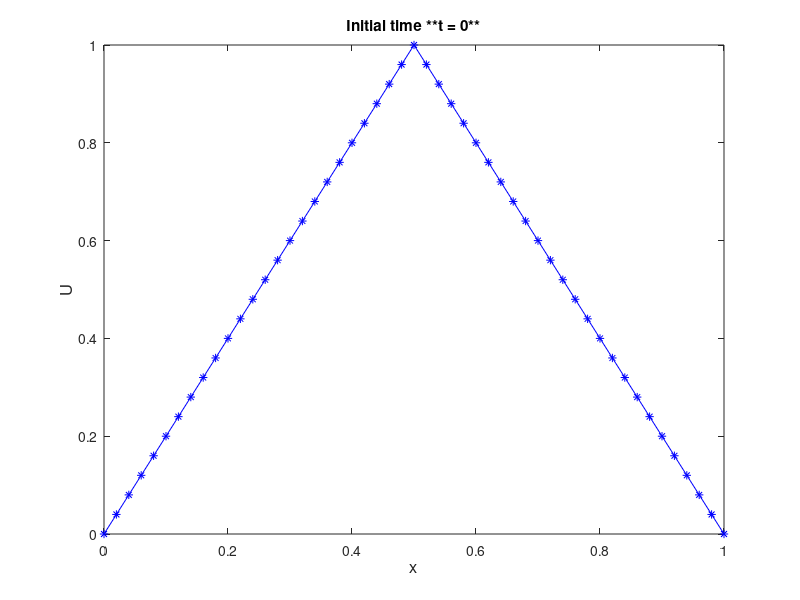

This chart was generated by the following MATLAB code: (Note: this script raises an error after producing the figure.)
% TAREA
%                       ONDAS TÉRMICAS

% Una onda térmica es la respuesta de un medio a una fuente de 
% calentamiento periódico (Figura). Cuando una fuente de energía 
% incide sobre la superficie de un sólido opaco, el sólido absorberá
% parte de esta energía y producirá un flujo localizado de calor. Si la
% fuente de calor es modulada, un flujo periódico es producido por la 
% muestra. El resultado de este flujo de calor se llama onda térmica. 
% Las ondas térmicas pueden ser producidas en el interior de un material
% que haya absorbido energía. Estas ondas interactuarán con las 
% características térmica de un material de una manera análoga como la
% luz interacciona con las características ópticas en los procesos de 
% dispersión, reflexión y refracción en las interfaces. De está manera
% las ondas térmicas pueden ser usadas para la evaluación y mapeo de 
% materiales.
%
% Encontrar la solucion numerica con el método explicito del problema
%
%       Ut - alfa*Uxx = 0      con  alfa =1
%       U(x,0) = 2*x        si 0<=x<=1/2
%                2 - 2*x    si 1/2<x<=1
%       U(0,t) = A*sin(2*w*t); U(1,t) = A*cos( w/2 * t)
%
% usando A=1,2  y w=100 . Ademas
%      (i) J   = 40; dt  = 0.00031; alfa = 1.0
%     (ii) J   = 40; dt  = 0.00031; alfa = 2.0
%    (iii) J   = 40; dt  = 0.00031; alfa = 0.5
%     (iv) J   = 50; dt  = 0.00031; alfa = 1.0
%      (v) J   = 50; dt  = 0.00031; alfa = 2.0
%     (vi) J   = 50; dt  = 0.00031; alfa = 0.5
%
% Escriba sus conclusiones de la practica
%

%-------------------------------------
% Definition of parameters
%--------------------------------------

%initialTime: double
%             the initial time
initalTime          = 0.0;
%finalTime: double
%           the final time
finalTime           = 0.15;

%J is the value of the last partition of  X
J                   = 50;

%parameter dx: float
%   The diferential in x
differentialOfX     = 1.0/J;  

%parameter dt: float
%   The diferential in t
differentialOfTime  = 0.0001;
%dt=0.0020

N                   = round(finalTime/differentialOfTime)
mu                  = differentialOfTime/(differentialOfX)^2

%--------------------------
% Initial Conditions
%--------------------------

x = 0 : differentialOfX : 1;
U0(1:J/2+1)   = 2.0*x(1:J/2+1);
U0(J/2+2:J+1) = 2.0 - 2.0*x(J/2+2:J+1);
figure(1)
plot(x,U0,'b-*')
   xlabel('x','FontSize',12);
   ylabel('U','FontSize',12,'VerticalAlignment','bottom');
    title('Initial time **t = 0**');

disp('Press any key to continue'); pause
clc ; echo off 

%-----------------------------
% Iterative Algorithm
%-----------------------------

%Definiton of parameters to generate the loop
time        = initalTime;
A           = 1.0;
w           = 100.0;
alpha       = 1.0;

%Begins the loop
while(time<tf)
  % Boundary Conditions
  U1(1)     = A * sin((2*w) * time);
  U1(J+1)   =   A *cos( (w/2) * time);
   for j=2:J
      U1(j)  = U0(j) + mu*(alpha*(U0(j+1)-2*U0(j)+U0(j-1)));
   end     
  % Gráfica de resultados al tiempo t
   figure(2)
   plot(x,U1,'b-*');
   axis([0 1 0 1]);  
   axis(axis);
   xlabel('x','FontSize',12);
   ylabel('U','FontSize',12,'VerticalAlignment','bottom');
   title(sprintf('time = %f',time));
   pause(0.30);
  %Avanzar al siguiente paso de tiempo
   time    = time + differentialOfTime;
   U0 = U1;
end

echo off 
